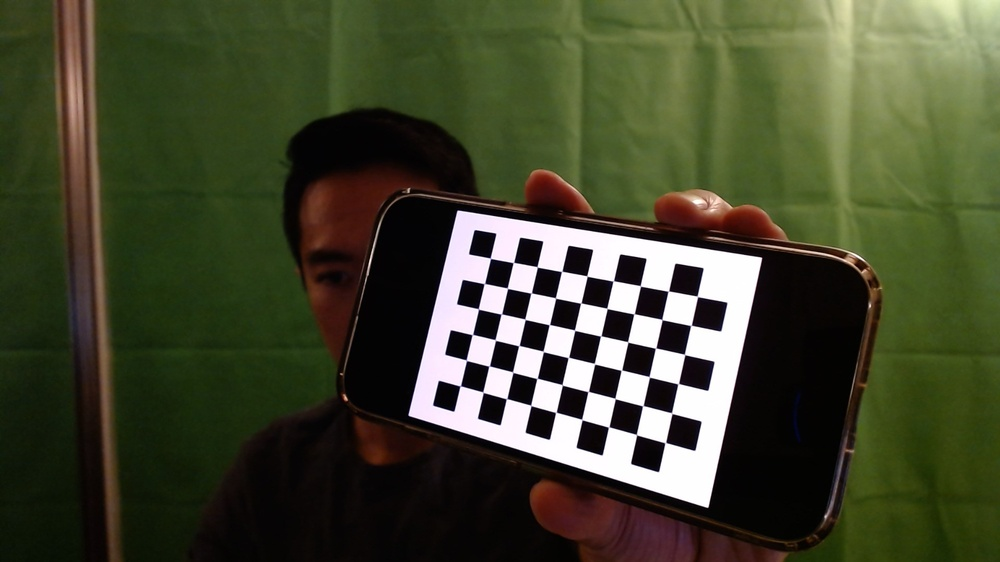
#> input picture demoImages/calibration/WIN_20230828_20_13_53_Pro.jpg, 1000 x 562 px, shrunk from 1920 x 1080 before the run; its folder holds only this picture in this run
$ python pose-estimation.py
#> lines starting #> are read from the running program, lines starting #| are printed output that depends on the picture; after the words box and inside, x2 and y2 are one past the last pixel; in counts of white or black regions, pixels touching at a corner belong together
import numpy as np
import os
import cv2 as cv
import glob
from enum import Enum

class DrawOption(Enum):
    AXES = 1
    CUBE = 2

def drawAxes(img,corners,imgpts):
    def tupleOfInts(arr):
        return tuple(int(x) for x in arr)

    corner = tupleOfInts(corners[0].ravel())
    img = cv.line(img,corner,tupleOfInts(imgpts[0].ravel()),(255,0,0),5)
    img = cv.line(img,corner,tupleOfInts(imgpts[1].ravel()),(0,255,0),5)
    img = cv.line(img,corner,tupleOfInts(imgpts[2].ravel()),(0,0,255),5)
    return img

def drawCube(img,imgpts):
    imgpts = np.int32(imgpts).reshape(-1,2)

    # Add green plane
    img = cv.drawContours(img,[imgpts[:4]],-1,(0,255,0),-3)

    # Add box borders
    for i in range(4):
        j = i + 4
        img = cv.line(img,tuple(imgpts[i]),tuple(imgpts[j]),(255),3)
        img = cv.drawContours(img,[imgpts[4:]],-1,(0,0,255),3)
    return img

def poseEstimation(option: DrawOption):
    # Retreive calibration parameters (from previous video)
    root = os.getcwd()
    paramPath = os.path.join(root,'54-camera-calibration/calibration.npz')
    data = np.load(paramPath)
#> (reads 54-camera-calibration/calibration.npz from the repository)
    camMatrix = data['camMatrix']
    distCoeff = data['distCoeff']

    # Obtain image paths
    calibrationDir = os.path.join(root,'demoImages//calibration')
    imgPathList = glob.glob(os.path.join(calibrationDir,'*.jpg'))

    # Initialize
    nRows = 9
    nCols = 6
    termCriteria = (cv.TERM_CRITERIA_EPS + cv.TERM_CRITERIA_MAX_ITER,30,0.001)
    worldPtsCur = np.zeros((nRows*nCols,3), np.float32)
    worldPtsCur[:,:2] = np.mgrid[0:nRows,0:nCols].T.reshape(-1,2)

    # World points of objects to be drawn
    axis = np.float32([[3,0,0],[0,3,0],[0,0,-3]])
    cubeCorners = np.float32([[0,0,0],[0,3,0],[3,3,0],[3,0,0],
                       [0,0,-3],[0,3,-3],[3,3,-3],[3,0,-3]])

    # Find corners
    for curImgPath in imgPathList:
        imgBGR = cv.imread(curImgPath)
#> imgBGR is the input picture: shape (562, 1000, 3); mean B, G, R 47, 71.4, 67.5
        imgGray = cv.cvtColor(imgBGR, cv.COLOR_BGR2GRAY)
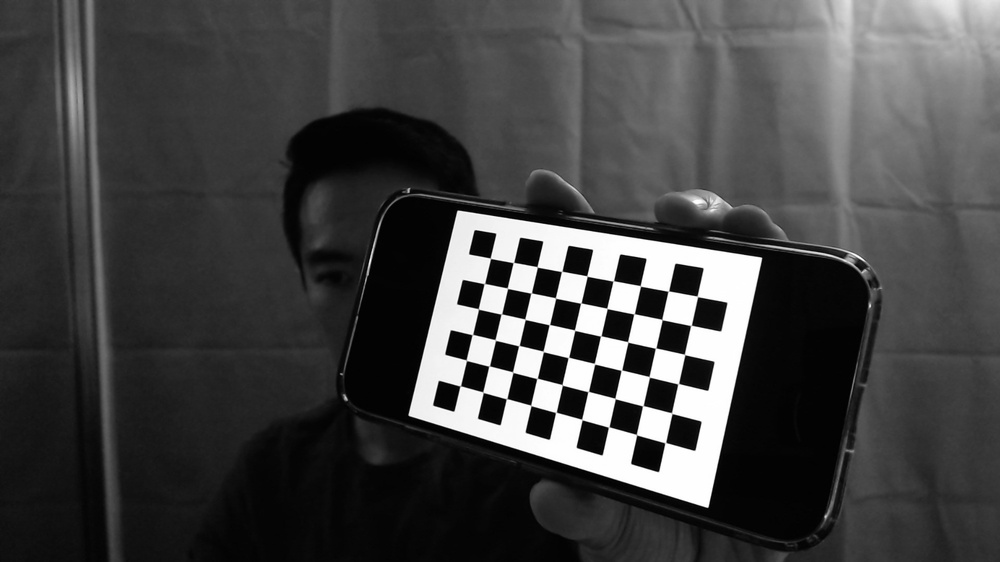
#> imgGray: shape (562, 1000); min 0, max 255, mean 67.4
        cornersFound, cornersOrg = cv.findChessboardCorners(imgGray,(nRows,nCols),None)
#> cornersFound = True; cornersOrg = 54 rows, first 8: [490.4, 258.2], [513.4, 262.5], [537.3, 266.9], [561.8, 271.3], [586.9, 276], [613.2, 281], [640.4, 286], [668.4, 291.2]

        if cornersFound == True:
            cornersRefined = cv.cornerSubPix(imgGray,cornersOrg,(11,11),(-1,-1),termCriteria)
#> cornersRefined = 54 rows, first 8: [490.4, 258.3], [513.4, 262.5], [537.2, 266.9], [561.7, 271.4], [587, 276.1], [613.3, 280.9], [640.4, 285.8], [668.3, 291.1]
            _,rvecs,tvecs = cv.solvePnP(worldPtsCur,cornersRefined,camMatrix,distCoeff)
#> rvecs = [0.000884, 0.179, 0.236]; tvecs = [-17.77, -11.04, 51.72]

            if option == DrawOption.AXES:
                imgpts,_ = cv.projectPoints(axis,rvecs,tvecs,camMatrix,distCoeff)
                imgBGR = drawAxes(imgBGR,cornersRefined,imgpts)

            if option == DrawOption.CUBE:
                imgpts,_ = cv.projectPoints(cubeCorners,rvecs,tvecs,camMatrix,distCoeff)
#> imgpts = [[488.3, 253.4], [469.6, 335], [545.1, 352.4], [564, 270], [442.7, 233], [422.9, 319.5], [502.3, 337.8], [522.4, 250.2]]
                imgBGR = drawCube(imgBGR,imgpts)
#> in drawCube, `imgpts = np.int32(imgpts).reshape(-1,2)`: imgpts = [[488, 253], [469, 335], [545, 352], [563, 269], [442, 232], [422, 319], [502, 337], [522, 250]]
#> the loop in drawCube, `for i in range(4):` made 4 passes
#> pass 1, in drawCube, `img = cv.line(img,tuple(imgpts[i]),tuple(imgpts[j]),(255),3)`:
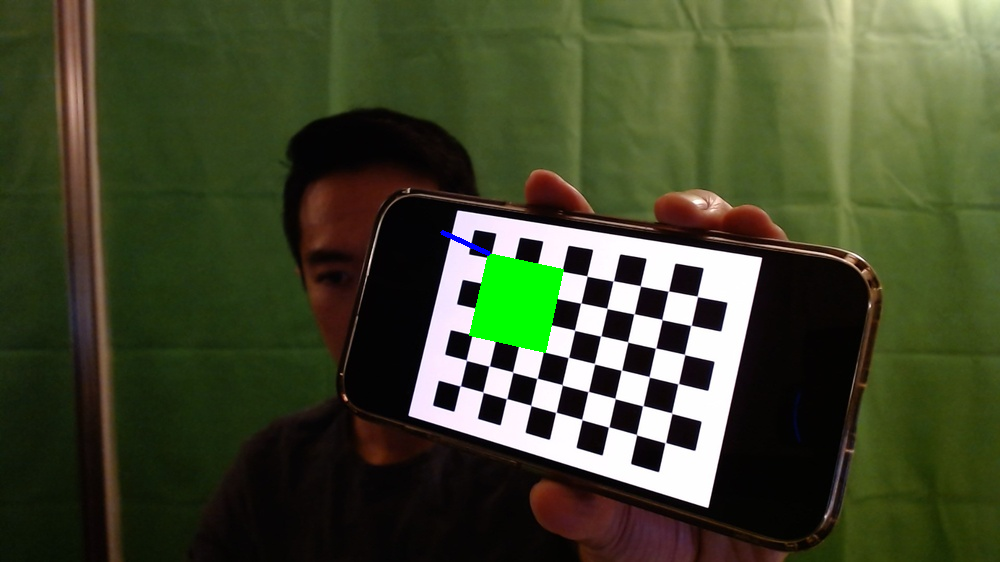
#> img: shape (562, 1000, 3); mean B, G, R 45.4, 72.9, 65.9
#> pass 1, in drawCube, `img = cv.drawContours(img,[imgpts[4:]],-1,(0,0,255),3)`:
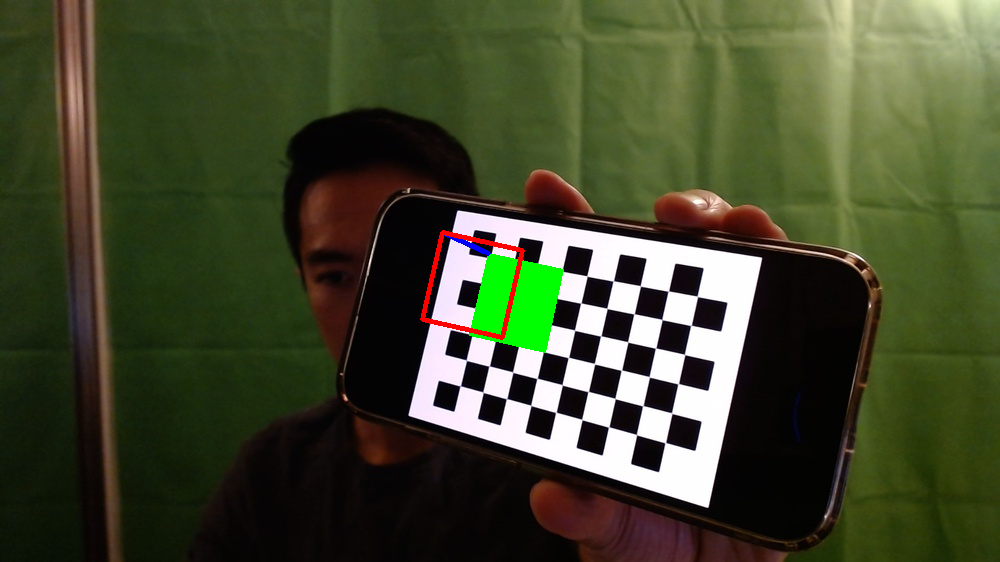
#> img: shape (562, 1000, 3); 0.29% of pixels changed, all inside (x1, y1, x2, y2) = (420, 230, 525, 340)
#> pass 2, in drawCube, `img = cv.line(img,tuple(imgpts[i]),tuple(imgpts[j]),(255),3)`:
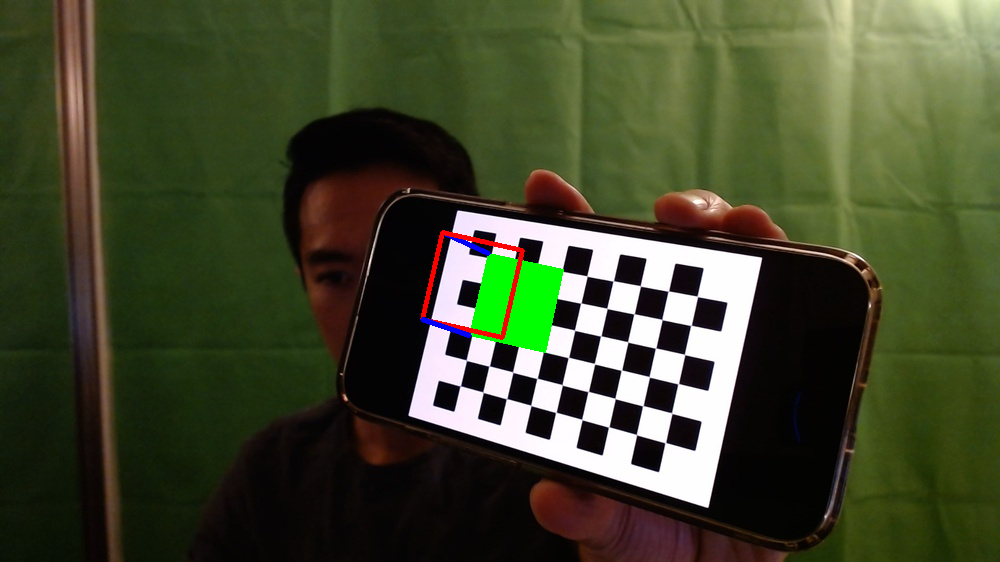
#> img: shape (562, 1000, 3); 0.05% of pixels changed, all inside (x1, y1, x2, y2) = (420, 317, 472, 338)
#> after the loop in drawCube, `for i in range(4):`:
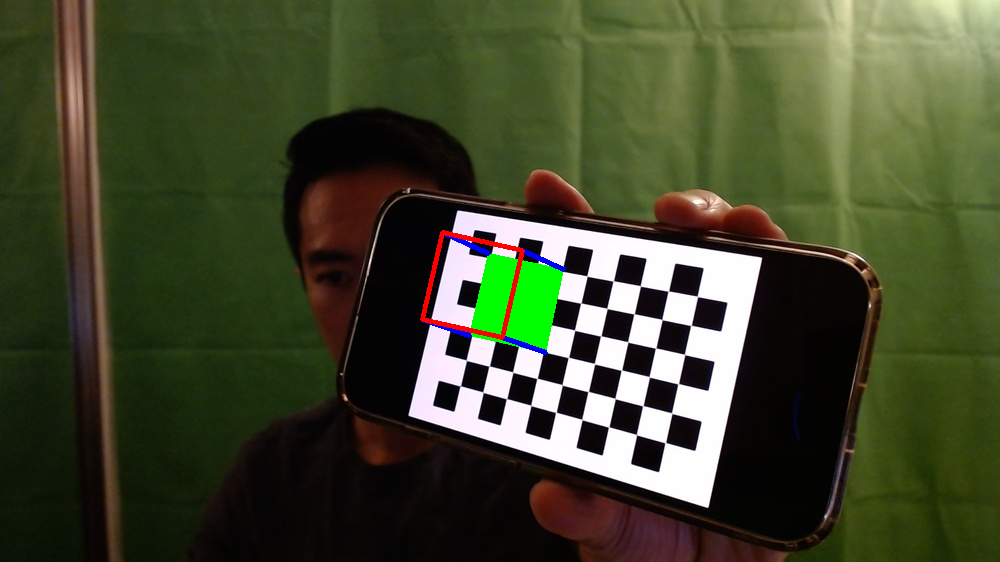
#> img: shape (562, 1000, 3); mean B, G, R 45.4, 72.3, 66.4

            cv.imshow('Chessboard',imgBGR)
            cv.waitKey(1000)

if __name__ == '__main__':
    # poseEstimation(DrawOption.AXES)
    poseEstimation(DrawOption.CUBE)
